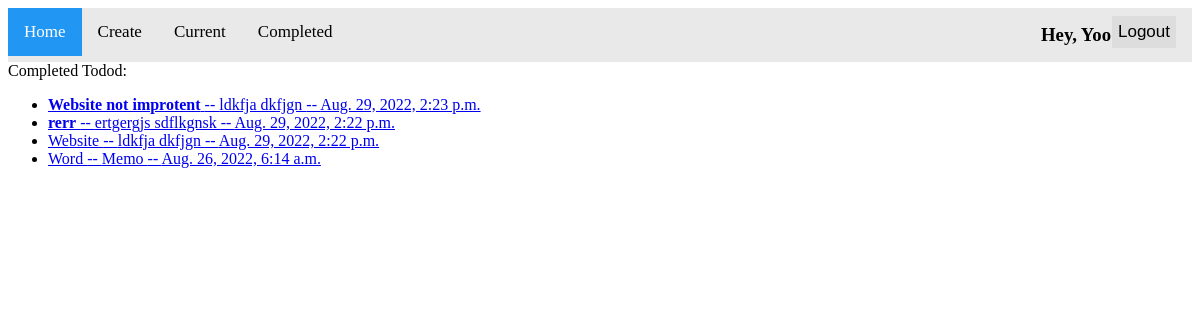
Screenshot of /completed/ (signed in) with the database file from the repository.
### todo/models.py (models this page shows, shortened)
class Todo(models.Model):
    title = models.CharField(max_length=100)
    memo = models.TextField(blank=True)
    created = models.DateTimeField(auto_now_add=True)
    datecompleted = models.DateTimeField(null=True,blank=True)
    important = models.BooleanField(default=False)
    user = models.ForeignKey(User,on_delete=models.CASCADE)

### todo/views.py (the view)
# urls.py: path('completed/',views.completedtodos,name = 'completedtodos'),
@login_required
def completedtodos(request):
    todos = Todo.objects.filter(user=request.user,datecompleted__isnull=False).order_by('-datecompleted')
    return render(request,'todo/completedtodos.html',{'todos':todos})

### todo/templates/todo/completedtodos.html
{% extends 'todo/base.html' %}
{% block content %}
Completed Todod:
<ul>
    {% for todo in todos %}
    <li>
        <a href="{% url 'viewtodo' todo.id %}">
        {% if todo.important %}<b>{% endif %}{{ todo.title }}{% if todo.important %}</b>{% endif %}
        {% if todo.memo %} -- {{ todo.memo }}{% endif %}
         -- {{ todo.datecompleted }}
        </a>
    </li>
    {% endfor %}
</ul>
{% endblock %}

### todo/templates/todo/base.html (shortened to what this page needs)
<!DOCTYPE html>
<html lang="en">
<head>
</head>
<body>
    <div class="topnav">
        <a class="active" href="{% url 'home' %}">Home</a>
        {% if user.is_authenticated %}
        <a href="{% url 'createtodo' %}">Create</a>
        <a href="{% url 'currenttodos' %}">Current</a>
        <a href="{% url 'completedtodos' %}">Completed</a>
        <form action="{% url 'logoutuser' %}" method="POST" class="login-container">
            <button type="submit" >Logout</button>
        </form>
        <h3 class="login-container" id="user-name">Hey, {{ user.username }}  </h3>
        {% else %}
        <div class="login-container">
            <a href="{% url 'signupuser' %}">Sign In</a>
            <a href="{% url 'loginuser' %}">Login</a>
        </div>
        {% endif %}
      </div>
        {% block content %} {% endblock %}
</body>
</html>

### todo/templates/todo/base.html (style rules this page uses)
* { box-sizing: border-box; }
.topnav { overflow: hidden; background-color: #e9e9e9; }
.topnav a { float: left; display: block; color: black; text-align: center; padding: 14px 16px; text-decoration: none; font-size: 17px; }
.topnav a.active { background-color: #2196F3; color: white; }
.topnav .login-container { float: right; }
.topnav .login-container button { float: right; padding: 6px; margin-top: 8px; margin-right: 16px; background: #ddd; font-size: 17px; border: none; cursor: pointer; }
#user-name { margin: 15px auto; padding: 1px; text-align: center; text-decoration: solid; }

### rows the page displays
Todo: title "Website not improtent", memo "ldkfja dkfjgn", datecompleted "Aug. 29, 2022, 2:23 p.m."
Todo: title "rerr", memo "ertgergjs sdflkgnsk", datecompleted "Aug. 29, 2022, 2:22 p.m."
Todo: title "Website", memo "ldkfja dkfjgn", datecompleted "Aug. 29, 2022, 2:22 p.m."
Todo: title "Word", memo "Memo", datecompleted "Aug. 26, 2022, 6:14 a.m."

### other values shown
{{ user.username }} "Yoo"
